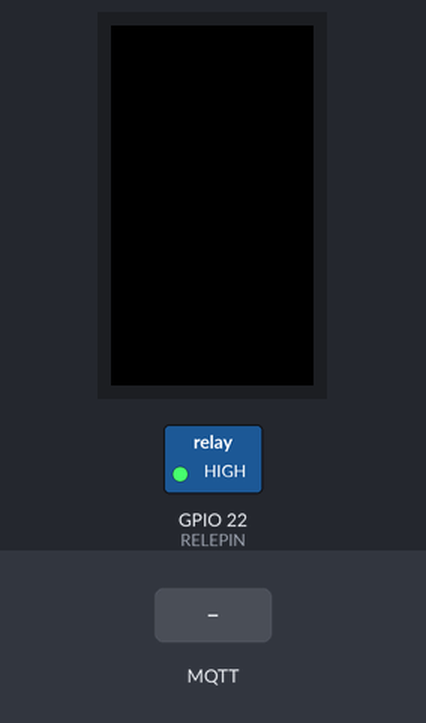
The sketch below on a simulated ESP32. On the bench: 240×135 colour display, switched loads named in the sketch (green lamp = pin HIGH). Inputs (shaded band) come from the test bench. WiFi joins after 1.5 s; servers stay silent unless stated; no MQTT or app messages arrive unless stated; pins used as bus, display or sensor lines are not drawn; what the sketch prints to the serial monitor is not drawn.

Above: at 1.3 s.
1.4 s: MQTT message "1" arrives on the second subscribed topic
At 4.2 s:
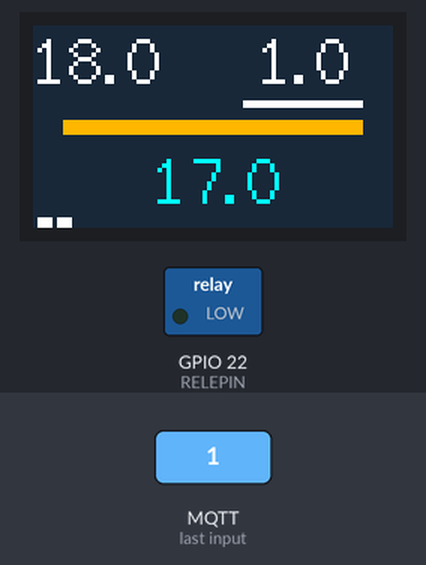
4.4 s: MQTT message "1" arrives on the first subscribed topic
At 5.0 s:
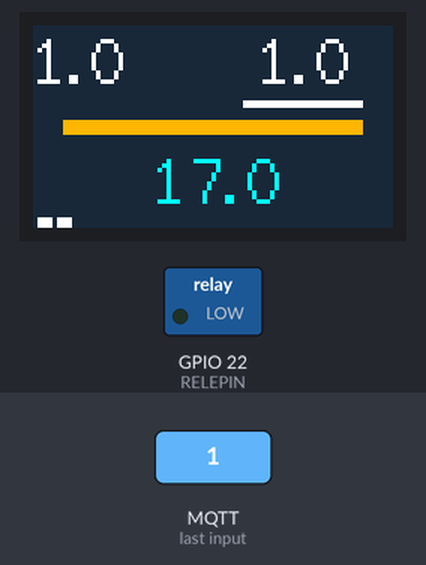
At 12.1 s:
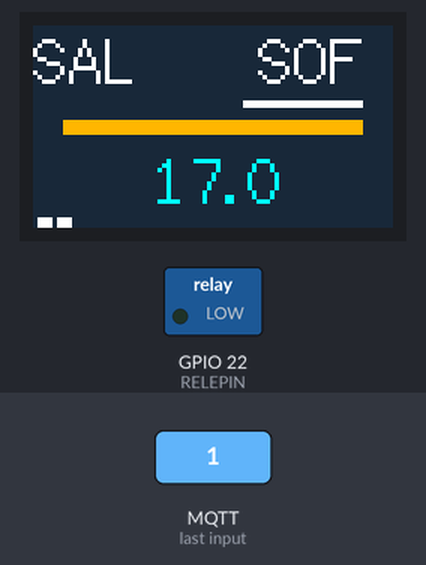
Timing chart, 0 to 13.6 s (numbered marks = the images above; inputs shaded):
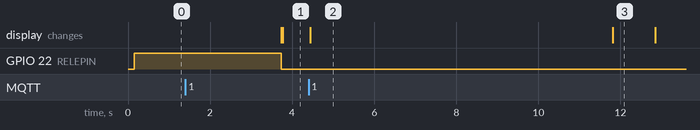

Measured:
- after the input at 1.4 s, GPIO 22 (RELEPIN): HIGH → LOW after 2.3 s; the display: first differs from a run without the input after 2.4 s (image 1)
- what the display in image 2 shows lasts 7.4 s, from 4.4 s to 11.8 s

The sketch:

THERMOPOT.ino
```cpp
#include <Adafruit_SSD1306.h>
#include <stdio.h>
#include <WiFiClient.h>
#include <WiFi.h>
#include <NTPClient.h>
#include <WiFiUdp.h>
//#include <EEPROM.h>
#include <TFT_eSPI.h>
#include "AsyncUDP.h"
#include <PubSubClient.h>

/**


Thermo pot

   2

1      3


Variamo resistenza fra 1 e 2 con manopola, R12 è zero con manopola al minimo
Mettere manopola a 24 gradi

 Il trick è mettere una resistenza in parallelo a R12 e staccarla grazie al rele


 Quando il gpio è LOW-> corto CD ->Req = R12
 Quando GPIO è HIGH -> cort DL -> Req = parallelo R12 e R1k -> 12gradi


*/


#define MAX_WIFI_INIT_RETRY 10
#define WIFI_RETRY_DELAY 1000

#define CURSOR_X0 50
#define CURSOR_Y0 50

#define SCREEN_HEIGHT 135
#define SCREEN_WIDTH  240


#define RISCA_ON  LOW
#define RISCA_OFF HIGH

#define RELEPIN  22
#define TFT_WALL_BLUE 0x1947

#define CS_WIFI   0x01
#define CS_MQTT   0x02
#define CS_NEWDATA  0x04


// Use hardware SPI
TFT_eSPI tft = TFT_eSPI(SCREEN_HEIGHT,SCREEN_WIDTH);
AsyncUDP udp;

struct Thermo_T
{
  float set_point_c;
  float t1;
  float t2;
  float tExt;
  int presence;
  int connection_state;
}Thermo;


void SetCursor(int x, int y)
{
    tft.setCursor(0+x, 0 + y, 2);
}

void DrawRect(unsigned short  x, unsigned short  y, unsigned short  w, unsigned short l, unsigned short colo)
{
     tft.fillRect(x + 0, y + 0, w, l, colo);
}

unsigned long drawTime = 0;

void setup(void)
{
  Serial.begin(115200);

  pinMode(TFT_BL, OUTPUT);
  ledcSetup(0, 5000, 8); // 0-15, 5000, 8
  ledcAttachPin(TFT_BL, 0); // TFT_BL, 0 - 15
  ledcWrite(0, 100); // 0-15, 0-255 (with 8 bit resolution); 0=totally dark;255=totally shiny

  tft.begin();
  tft.setRotation(1);

  //init relay
   pinMode(RELEPIN, OUTPUT);
   digitalWrite(RELEPIN,RISCA_OFF);  //L C D   in corto C e D


   //init var
   Thermo.t1 = 18;
   Thermo.t2 = 18;
   Thermo.tExt = 18;
   Thermo.presence = 2; //presence unknown
   Thermo.set_point_c = 17;

}


static int task = 0;

int x,y,retries = 0;


const char* ssid = "Pifi";
const char* password =  "fastwebwifiangelopelle9cw";
const char* mqttServer = "192.168.0.112";//"m11.cloudmqtt.com";
const int mqttPort = 1883;
const char* mqttUser = "mqtt_user";
const char* mqttPassword = "mqtt_user";

WiFiClient espClient;
PubSubClient client(espClient);
//if (strcmp(topic, "esp32/relay1") == 0) {

#define MAX_TOPICS  5
const char* topic_t1 = "termo/t1"; //salotto
const char* topic_t2 = "termo/t2"; //soffitta
const char* topic_tExt = "termo/tExt"; //esterno
const char* topic_setpoint = "termo/set";
const char* topic_presence= "termo/presence"; //topic di presenza 1=salotto 2=soffitta 3=tutto 4=nessuna


const char* topics[MAX_TOPICS] = {topic_t1,topic_t2,topic_tExt,topic_setpoint,topic_presence};

const char* topic_rele = "termo/rele";

static bool state = false;

bool toggle_info = false;


byte color_orange[3] = {(byte)232,(byte)157,(byte)19};


///////////////////////////timers//////////////////////////////
static int timer = 0;
static int mils = 0;

static int timergui = 0;
static int milsgui = 0;

void TimerCharge(int seconds)
{
   mils = millis()+ seconds*1000;

}

void TimerGUICharge(int seconds)
{

   milsgui = millis()+ seconds*1000;
}

bool TimerCheck()
{
  int decs = 0;
  if (millis() >= mils )
  {
    mils = 0;
    return true;
  }
  else
  {
    return false;
  }
}


bool TimerGUICheck()
{
  int decs = 0;
  if (millis() >= milsgui )
  {
    milsgui = 0;
    return true;
  }
  else
  {
    return false;
  }
}
///////////////////////////////////////////////////////////////////

////////////////mqttcallback/////////////////////////////////////////////////////////
void callback(char* topic, byte* payload, unsigned int length)
{
  Serial.print("Message arrived [");
  Serial.print(topic);
  Serial.print("] ");
  for (int i=0;i<length;i++) {
    Serial.print((char)payload[i]);
  }
  Serial.println();
  String svalue = String((char*)payload);
  svalue = svalue.substring(0,4);

  ////////////////////////EXPERIMENTAL GUI//////////
  if (strcmp(topic, topic_t1) == 0)
  {
    Thermo.t1 = svalue.toFloat();
  }
  else if(strcmp(topic, topic_t2) == 0)
  {
     Thermo.t2 = svalue.toFloat();
  }
  else if(strcmp(topic, topic_tExt) == 0)
  {
     Thermo.tExt = svalue.toFloat();
  }
  else if(strcmp(topic, topic_presence) == 0)
  {
     Thermo.presence = svalue.toInt();
  }
  else if(strcmp(topic, topic_setpoint) == 0)
  {
     Thermo.set_point_c = svalue.toFloat();
  }
  else
  {
     SetCursor(0,60);
     Thermo.set_point_c = svalue.toFloat();
  }


  if(true == Thermo_Logic())
  {
    digitalWrite(RELEPIN,RISCA_ON);
    client.publish(topic_rele,"1");

    //DrawRect(240, 0, 40, 40, TFT_ORANGE);

  }
  else
  {
    digitalWrite(RELEPIN,RISCA_OFF);
    client.publish(topic_rele,"0");
    //DrawRect(240, 0, 40, 40, (color_blue[0] << 8  | color_blue[1] ) );
  }
  Thermo.connection_state |= CS_NEWDATA;

  GUI_DRAW(false);


}
/////////////////////////////////////////////////////////////////////////////////////////////


/////////////////////////////////////////////


bool Thermo_Logic()
{
  float  temp_to_use = 0;

  if(Thermo.presence == 1)
  {
    temp_to_use = Thermo.t1; //saloto
  }
  else if (Thermo.presence == 2)
  {
    temp_to_use = Thermo.t2; //soffitta
  }
  else if (Thermo.presence == 3)
  {
    temp_to_use = (Thermo.t1 + Thermo.t2)/2;
  }
  else
  {
    //uknown or all
      temp_to_use = Thermo.t2; //soffitta
  }


  if(Thermo.set_point_c > temp_to_use)
  {
     return true;//return DrawRect(20, 60, 200, 10, TFT_ORANGE );
  }
  else
  {
    return false;
  }
}

//////////////////////////////////////////


/////////////////////gui draw////////////////////////////////////


void GUI_DRAW(bool info)
{
  /**
    Salotto Soffitta
  _____

       Setpoint number

  */

  tft.setTextColor(TFT_WHITE,TFT_WALL_BLUE);

  tft.fillScreen(TFT_WALL_BLUE);
  SetCursor(0,0);
  tft.setTextSize(3);
  if(false == info)
  {
    tft.print(  Thermo.t1 ,1  );
  }
  else
  {
    tft.print( "SAL" );
  }

  SetCursor(150,0);
  tft.setTextSize(3);
  if(false == info)
  {
    tft.print(  Thermo.t2 ,1  );
  }
  else
  {
    tft.print( "SOF" );
  }

  SetCursor(80,80);
  tft.setTextSize(3);
  tft.setTextColor(TFT_CYAN,TFT_WALL_BLUE);
  tft.print(   Thermo.set_point_c , 1   );

  if(Thermo.presence == 4)
  {
    //unknown
  }
  else
  {
    if(Thermo.presence & 1) //salotto
    {
      DrawRect(0, 50, 80, 5, TFT_WHITE );
    }
    if(Thermo.presence & 2) //soffitta
    {
       DrawRect(140, 50, 80, 5, TFT_WHITE );
    }
  }

  if(true == Thermo_Logic())
  {
    DrawRect(20, 63, SCREEN_WIDTH-40, 10, TFT_ORANGE );
  }

  //MQTT STATUS...but if i am here it works...
  //DrawRect(0, 120, 40, 20, TFT_GREEN);

   if(Thermo.connection_state & CS_WIFI) //WIFI ON
    {
      DrawRect(3, 128, 10, 10, TFT_WHITE );
    }
    if(Thermo.connection_state & CS_MQTT) //soffitta
    {
       DrawRect(16, 128, 10, 10, TFT_WHITE );
    }


}


//////////////////////////////////////////////////////////////


#define INIT_CON              0
#define INIT_MQTT             1
#define TE_SCREEN_INIT_DRAW   2
#define IDLE_LOOP             3
#define DISCONNECT            4


void loop()
{
  switch(task)
  {
    case INIT_CON :
      WiFi.begin(ssid, password);
      while (WiFi.status() != WL_CONNECTED)
      {
        Thermo.connection_state &= ~CS_WIFI;
        delay(500);
        Serial.println("Connecting to WiFi..");
      }
      Serial.println("Connected to the WiFi network");
      Thermo.connection_state |= CS_WIFI;
      task = INIT_MQTT;
    break;

    case INIT_MQTT:
      client.setServer(mqttServer, mqttPort);
      client.setCallback(callback);

      while (!client.connected())
      {
        Thermo.connection_state &= ~CS_MQTT;
        delay(2000);
        Serial.println("Connecting to MQTT...");
        if (client.connect("ESP32Client", mqttUser, mqttPassword ))
        {
          Serial.println("connected");

          //client.subscribe(topic_t1);
          //client.subscribe(topic_setpoint);

          for(int t = 0; t < MAX_TOPICS; t++)
          {
            client.subscribe(topics[t]);
          }
          Thermo.connection_state |= CS_MQTT;
          task = TE_SCREEN_INIT_DRAW;
          break;
        }
        else
        {
          Serial.print("failed with state ");
          Serial.print(client.state());
          delay(2000);
        }
      }
    break;


    case TE_SCREEN_INIT_DRAW:
        tft.fillScreen(TFT_WALL_BLUE);
        SetCursor(0,0);
        tft.setTextSize(2);

        TimerCharge(120);
        TimerGUICharge(4);
        Thermo.presence = 2;
        client.publish(topic_presence,"2");
        task = IDLE_LOOP;
    break;


    case IDLE_LOOP:
      client.loop();
      //periodic GUI update
      if(true == TimerGUICheck())
      {
        Thermo.connection_state &= ~CS_NEWDATA;
        Serial.println("G");
         if(toggle_info == true)
         {
           GUI_DRAW(true);
          toggle_info = false;
          TimerGUICharge(1);
         }
         else
         {
          GUI_DRAW(false);
          toggle_info = true;
          TimerGUICharge(4);
         }
      }

      if(true == TimerCheck()) //
      {
        TimerCharge(120);
        GUI_DRAW(false);

        Serial.println("C");
        task = DISCONNECT;
      }
    break;

    case DISCONNECT: //check mqtt
      client.disconnect();
      Thermo.connection_state &= ~CS_MQTT;
      GUI_DRAW(false);
      delay(1000);
      task = INIT_CON;
    break;

  }
}
```
